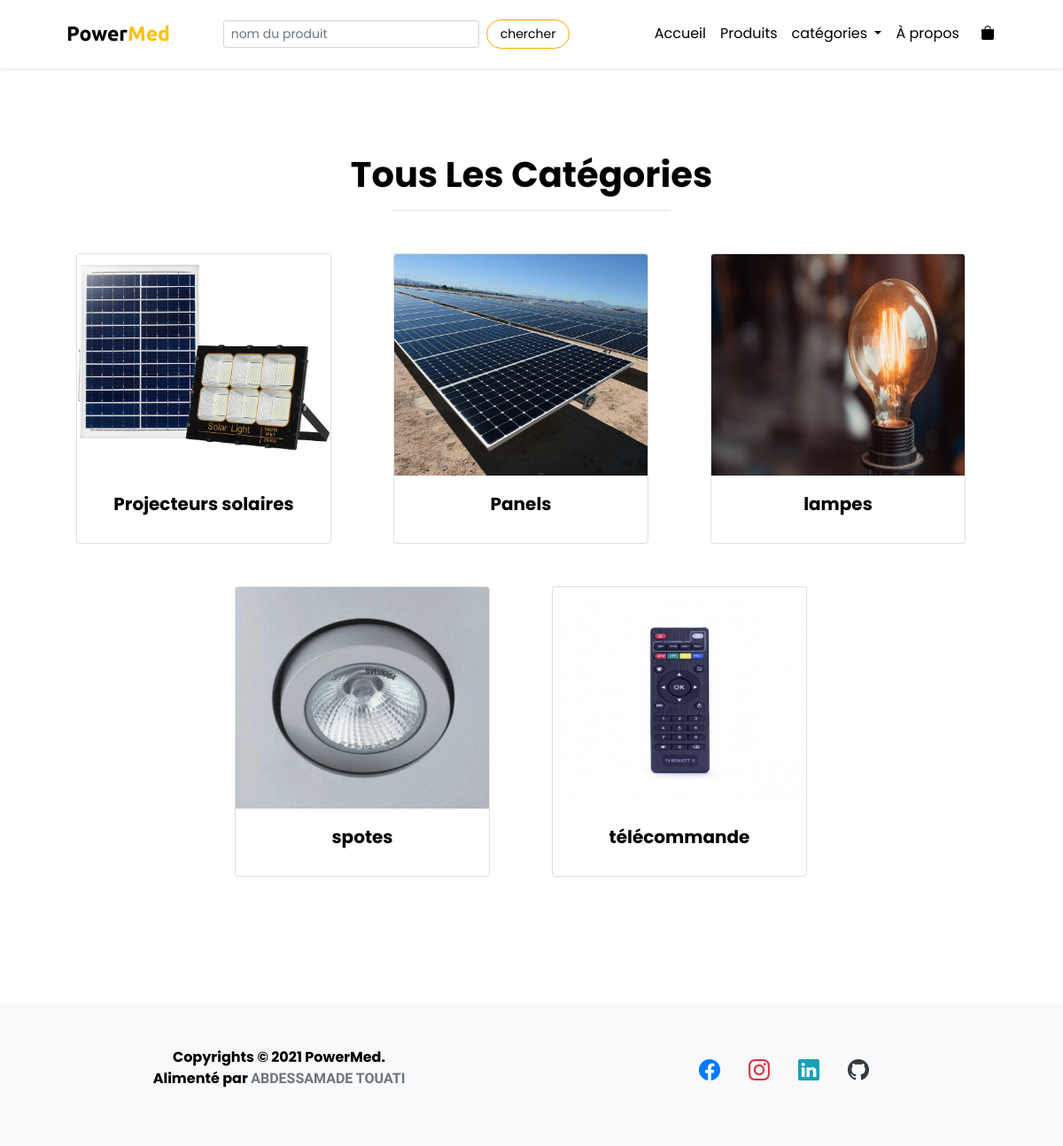
Page /products/categories/ on the committed database.
### products/models.py (models this page shows, shortened)
class Category(models.Model):
    category_name = models.CharField(max_length=150)
    image = models.ImageField(upload_to='categories/%Y/%m/%d')

### products/views.py (the view)
# urls.py: path('categories/', views.categories, name='categories'),
def categories(request):
    categories = Category.objects.all()
    paginator = Paginator(categories, 9)
    page_number = request.GET.get('page')
    page_obj = paginator.get_page(page_number)
    context = {
        'categories': page_obj
    }
    return render(request, 'products/categories.html', context)

### orders/cart.py (called while the page is built)
    def __len__(self):
        return sum(item['quantity'] for item in self.cart.values())

### orders/context_processors.py (called while the page is built)
def nav_cart(request):
	return {'cart':Cart(request)}

### templates/products/categories.html (shortened to what this page needs)
{% extends 'base.html' %}
{% load static %}
{% block content %}
<section class="py-5">
    <div class="container px-4 px-lg-5 mt-5">
        <h1 class="text-center font-weight-bold">Tous Les Catégories</h1>
        <hr class="mx-auto" style="width: 30%">
        <div class="row justify-content-center mt-5">
            {% for category in categories %}
            <div class="col-lg-4 col-md-6 col-sm-12 mb-5">
                    <a href="{% url 'category' cat_id=category.id %}" class="card mx-2" style="width: 18rem;">
                        <img src="{{category.image.url}}" height="250px" class="card-img-top" alt="...">
                        <div class="card-body">
                          <h5 class="card-title font-weight-bold text-center">{{category.category_name}}</h5>
                        </div>
                    </a>
            </div>
            {% endfor %}
            </div>
        </div>
</section>
{% endblock content %}

### powermed/static/css/style.css (style rules this page uses)
:root { --main-color: #fff; --other-color: #000; --first-color: #ffa500; }
* { margin: 0; padding: 0; font-family: 'Poppins', sans-serif; box-sizing: border-box; color: var(--other-color) !important; }
a { text-decoration: none !important; }

### rows in the picture
Category: image (picture), category_name "Projecteurs solaires"
Category: image (picture), category_name "Panels"
Category: image (picture), category_name "lampes"
Category: image (picture), category_name "spotes"
Category: image (picture), category_name "télécommande"
